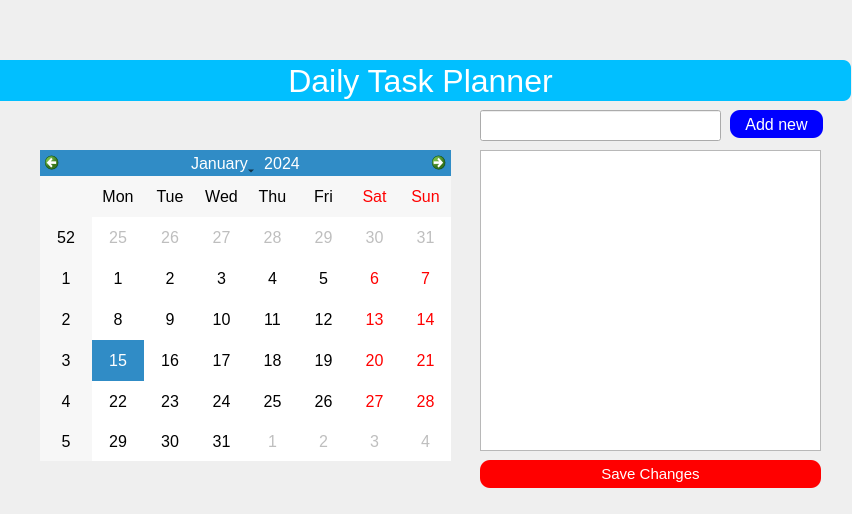
<?xml version="1.0" encoding="UTF-8"?>
<ui version="4.0">
 <class>Form</class>
 <widget class="QWidget" name="Form">
  <property name="geometry">
   <rect>
    <x>0</x>
    <y>0</y>
    <width>852</width>
    <height>514</height>
   </rect>
  </property>
  <property name="windowTitle">
   <string>Form</string>
  </property>
  <widget class="QCalendarWidget" name="calendarWidget">
   <property name="geometry">
    <rect>
     <x>40</x>
     <y>150</y>
     <width>411</width>
     <height>311</height>
    </rect>
   </property>
   <property name="styleSheet">
    <string notr="true">font:12pt;</string>
   </property>
  </widget>
  <widget class="QListWidget" name="tasksListWidget">
   <property name="geometry">
    <rect>
     <x>480</x>
     <y>150</y>
     <width>341</width>
     <height>301</height>
    </rect>
   </property>
   <property name="styleSheet">
    <string notr="true">font:12pt;</string>
   </property>
  </widget>
  <widget class="QPushButton" name="saveButton">
   <property name="geometry">
    <rect>
     <x>480</x>
     <y>460</y>
     <width>341</width>
     <height>28</height>
    </rect>
   </property>
   <property name="styleSheet">
    <string notr="true">border-radius:10px;
background-color: red;
color: white;
font: 11pt;</string>
   </property>
   <property name="text">
    <string>Save Changes</string>
   </property>
  </widget>
  <widget class="QPushButton" name="addButton">
   <property name="geometry">
    <rect>
     <x>730</x>
     <y>110</y>
     <width>93</width>
     <height>28</height>
    </rect>
   </property>
   <property name="styleSheet">
    <string notr="true">border-radius:10px;
background-color: blue;
color: white;
font: 12pt;</string>
   </property>
   <property name="text">
    <string>Add new</string>
   </property>
  </widget>
  <widget class="QLabel" name="label">
   <property name="geometry">
    <rect>
     <x>-10</x>
     <y>60</y>
     <width>861</width>
     <height>41</height>
    </rect>
   </property>
   <property name="styleSheet">
    <string notr="true">font-size : 24pt;
background : #01BFFF;
color:white;
border-radius:8px;</string>
   </property>
   <property name="text">
    <string>Daily Task Planner</string>
   </property>
   <property name="alignment">
    <set>Qt::AlignCenter</set>
   </property>
  </widget>
  <widget class="QLineEdit" name="taskLineEdit">
   <property name="geometry">
    <rect>
     <x>480</x>
     <y>110</y>
     <width>241</width>
     <height>31</height>
    </rect>
   </property>
   <property name="styleSheet">
    <string notr="true">font:12pt;</string>
   </property>
  </widget>
 </widget>
 <resources/>
 <connections/>
</ui>
